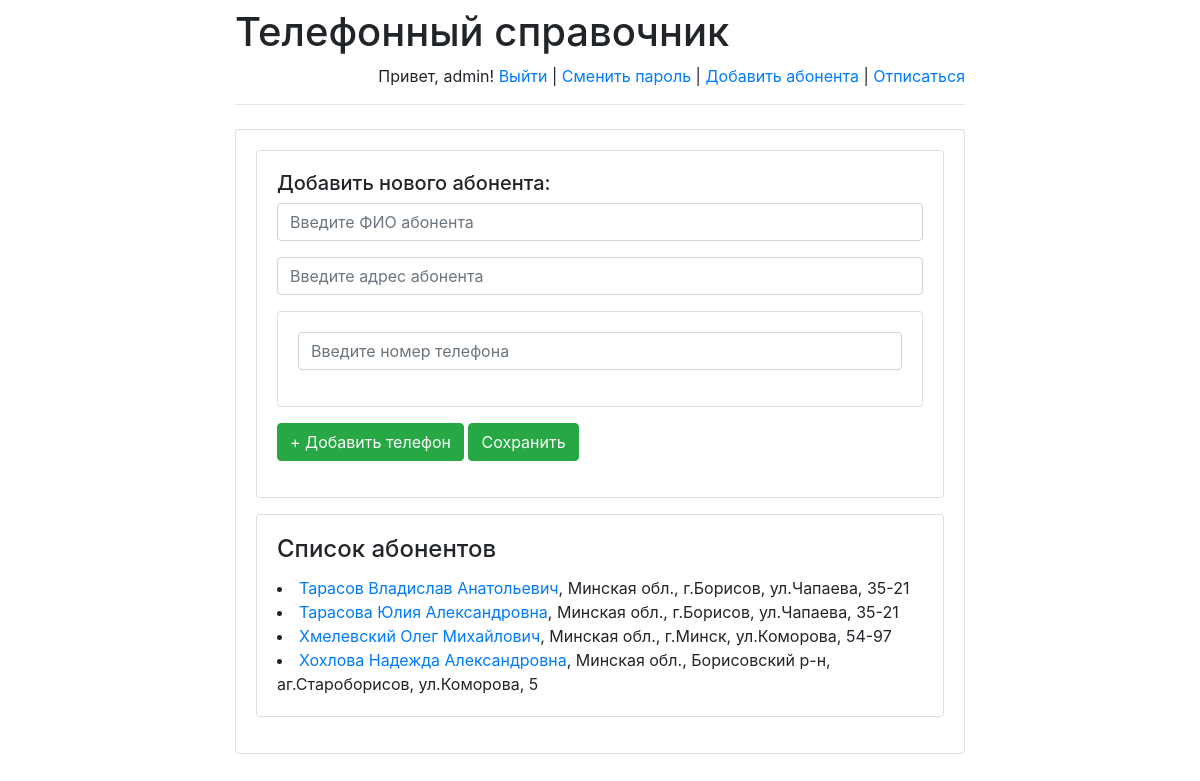
The page /phones/admin/ (signed in) on the database as committed earlier.
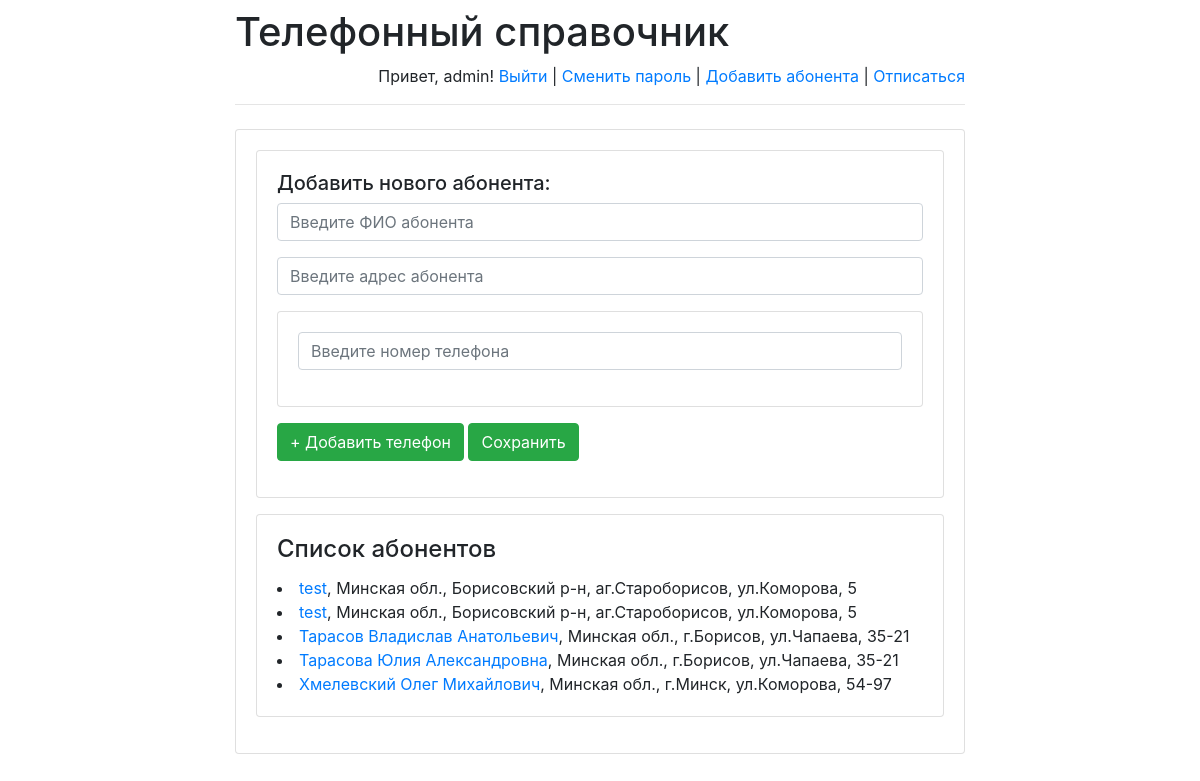
The same page on the database as committed later.
### phones/models.py (models this page shows)
class Subscriber(models.Model):
    Name = models.CharField(max_length=255)
    RegDate = models.DateTimeField('date published')
    Address = models.CharField(max_length=255)

### phones/views.py (the view)
# urls.py: path('admin/', admin.site.urls),
def admin(request):
    message = None
    if "message" in request.GET:
        message = request.GET["message"]
    return render(
        request,
        "admin.html",
        {
            "latest_subscribers": Subscriber.objects.order_by('Name')[:5],
            "message": message,
        }
    )

### phones/templates/admin.html (shortened to what this page needs)
{% extends 'base.html' %}
{% block main %}
    {% if user.is_staff %}
        <div class="card mb-3">
            <div class="card-body">
                <form action="../post_phone/" method="post">
                    <h5>Добавить нового абонента:</h5>
                    <div class="mb-3">
                        <input class="form-control" placeholder="Введите ФИО абонента" name="fio" required/>
                    </div>
                    <div class="mb-3">
                        <input class="form-control" placeholder="Введите адрес абонента" name="address" required/>
                    </div>
                    <div class="card mb-3">
                        <div class="card-body" id="phones_new">
                            <div class="mb-3">
                                <input class="form-control" placeholder="Введите номер телефона" name="phone1"
                                       required/>
                            </div>
                        </div>
                    </div>
                    <div class="mb-3">
                        <button class="btn btn-success" onclick="addPhone('phones_new', 0)" type="button">
                            + Добавить телефон
                        </button>
                        <button class="btn btn-success"> Сохранить</button>
                    </div>
                </form>
            </div>
        </div>
        <div class="card mb-3">
            <div class="card-body">
                <h4 class="card-title">Список абонентов</h4>
                {% if latest_subscribers %}
                    {% for Subscriber in latest_subscribers %}
                        <li>
                            <a href="/phones/{{ Subscriber.id }}/">{{ Subscriber.Name }}</a>, {{ Subscriber.Address }}
                        </li>
                    {% endfor %}
                {% else %}
                    <p>Справочник пустой.</p>
                {% endif %}
            </div>
        </div>
    {% else %}
        <h4>Access denied.</h4>
    {% endif %}
{% endblock %}

Rows that differ between the two databases and show on the page:
no longer on this page (row unchanged): Subscriber: Name "Хохлова Надежда Александровна", Address "Минская обл., Борисовский р-н, аг.Староборисов, ул.Коморова, 5"
added Subscriber: Name "test", Address "Минская обл., Борисовский р-н, аг.Староборисов, ул.Коморова, 5"
added Subscriber: Name "test", Address "Минская обл., Борисовский р-н, аг.Староборисов, ул.Коморова, 5"
